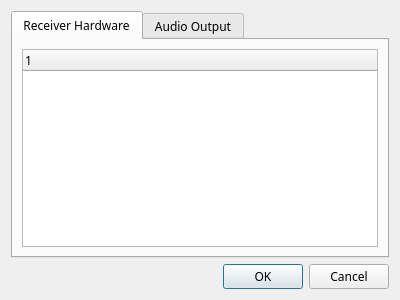
<?xml version="1.0" encoding="UTF-8"?>
<ui version="4.0">
 <class>PreferencesDialog</class>
 <widget class="QDialog" name="PreferencesDialog">
  <property name="geometry">
   <rect>
    <x>0</x>
    <y>0</y>
    <width>400</width>
    <height>300</height>
   </rect>
  </property>
  <property name="font">
   <font>
    <family>Sans Serif</family>
    <pointsize>9</pointsize>
   </font>
  </property>
  <property name="windowTitle">
   <string>Dialog</string>
  </property>
  <layout class="QVBoxLayout" name="verticalLayout">
   <item>
    <widget class="QTabWidget" name="tabWidget">
     <property name="currentIndex">
      <number>0</number>
     </property>
     <widget class="QWidget" name="tab">
      <attribute name="title">
       <string>Receiver Hardware</string>
      </attribute>
      <layout class="QVBoxLayout" name="verticalLayout_2">
       <item>
        <widget class="QTreeWidget" name="treeWidget">
         <column>
          <property name="text">
           <string notr="true">1</string>
          </property>
         </column>
        </widget>
       </item>
      </layout>
     </widget>
     <widget class="QWidget" name="tab_2">
      <attribute name="title">
       <string>Audio Output</string>
      </attribute>
      <layout class="QVBoxLayout" name="verticalLayout_3">
       <item>
        <widget class="QTreeWidget" name="audioTree">
         <column>
          <property name="text">
           <string notr="true">Device</string>
          </property>
         </column>
        </widget>
       </item>
      </layout>
     </widget>
    </widget>
   </item>
   <item>
    <widget class="QDialogButtonBox" name="buttonBox">
     <property name="orientation">
      <enum>Qt::Horizontal</enum>
     </property>
     <property name="standardButtons">
      <set>QDialogButtonBox::Cancel|QDialogButtonBox::Ok</set>
     </property>
    </widget>
   </item>
  </layout>
 </widget>
 <tabstops>
  <tabstop>buttonBox</tabstop>
  <tabstop>tabWidget</tabstop>
  <tabstop>treeWidget</tabstop>
  <tabstop>audioTree</tabstop>
 </tabstops>
 <resources/>
 <connections>
  <connection>
   <sender>buttonBox</sender>
   <signal>accepted()</signal>
   <receiver>PreferencesDialog</receiver>
   <slot>accept()</slot>
   <hints>
    <hint type="sourcelabel">
     <x>248</x>
     <y>254</y>
    </hint>
    <hint type="destinationlabel">
     <x>157</x>
     <y>274</y>
    </hint>
   </hints>
  </connection>
  <connection>
   <sender>buttonBox</sender>
   <signal>rejected()</signal>
   <receiver>PreferencesDialog</receiver>
   <slot>reject()</slot>
   <hints>
    <hint type="sourcelabel">
     <x>316</x>
     <y>260</y>
    </hint>
    <hint type="destinationlabel">
     <x>286</x>
     <y>274</y>
    </hint>
   </hints>
  </connection>
 </connections>
</ui>
